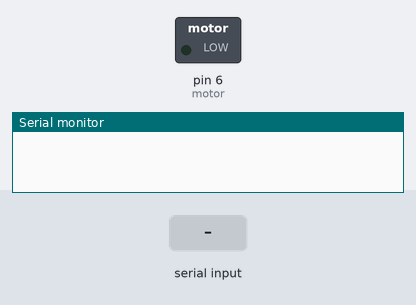
Bench run of a sketch on a simulated Arduino Uno, built with avr-gcc and run on an emulated ATmega328P. Parts: switched loads named in the sketch (green lamp = pin HIGH), the last lines printed to the serial monitor. The inputs (shaded band) are chosen by the test bench.

Above: at 1.2 s.
1.3 s: "s" received over Serial
At 3.4 s:
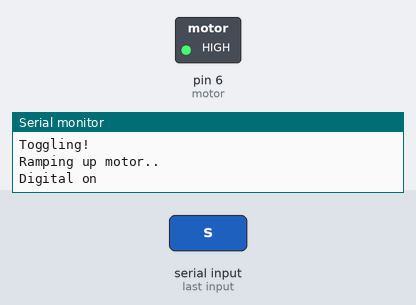
At 7.6 s:
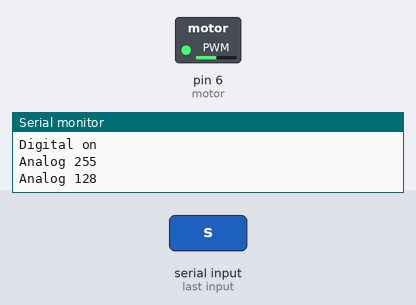
Timing chart, 0 to 10.1 s (numbered marks = the images above; inputs shaded):
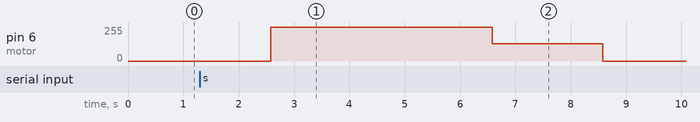

Measured:
- after the input at 1.3 s, pin 6 (motor): 0/255 → 255/255 after 1.3 s, → 128/255 4.0 s later, → 0/255 2.0 s later

The sketch:

motortests.ino
```cpp
int motor = 6;
void setup() {
  // put your setup code here, to run once:

  pinMode(motor, OUTPUT);
  Serial.begin(115200);
}
bool r = false;
void loop() {
  // put your main code here, to run repeatedly:
  if (Serial.available() > 0) {
    // read the incoming byte:
    char incomingByte = Serial.read();
    if (incomingByte == 's') {
      Serial.println("Toggling!");
      r = !r;
    }
  }
  if(r) {
    Serial.println("Ramping up motor..");
    for (int i = 0; i < 256; i++) {
      analogWrite(motor, i);
      delay(5);
    }
    Serial.println("Digital on");
    digitalWrite(motor, HIGH);
    delay(2000);
    Serial.println("Analog 255");
    analogWrite(motor, 255);
    delay(2000);
    Serial.println("Analog 128");
    analogWrite(motor, 128);
    delay(2000);
    Serial.println("Analog 0");
    analogWrite(motor, 0);
    delay(2000);
    Serial.println("Analog 50");
    analogWrite(motor, 50);
    delay(3000);
    Serial.println("Digital off");
    digitalWrite(motor, LOW);
    delay(2000);
  }
}
```
